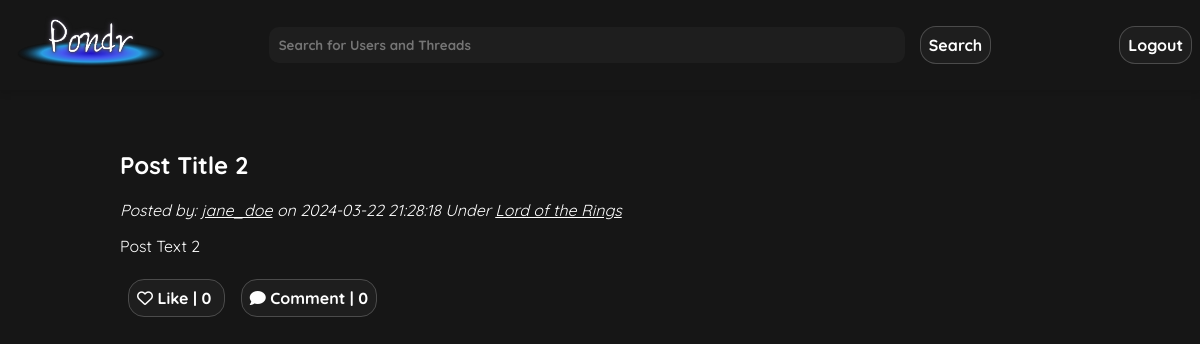
/pages/thread.php?postId=2 (signed in), run on the app's committed database.
### tables this page shows
CREATE TABLE posts (
    postId INT AUTO_INCREMENT,
    userId INT NOT NULL, 
    postDate DATETIME NOT NULL,  
    title VARCHAR(255) NOT NULL,
    text VARCHAR(3000) NOT NULL,  
    img VARCHAR(255),
    link VARCHAR(255),
    catId INT,
    likes INT NOT NULL DEFAULT 0,
    comment INT NOT NULL DEFAULT 0,
    PRIMARY KEY(postId,userId),
    FOREIGN KEY(userId) REFERENCES users(userId)
        ON DELETE CASCADE,
    FOREIGN KEY(catId) REFERENCES categories(catId)
        ON DELETE CASCADE
    
);

CREATE TABLE users (
    userId INT AUTO_INCREMENT,
    utype BIT(1) NOT NULL,  
    fName VARCHAR(255) NOT NULL,
    lName VARCHAR(255) NOT NULL,
    uName VARCHAR(255) NOT NULL UNIQUE,
    email VARCHAR(255) NOT NULL UNIQUE,
    pass VARCHAR(255) NOT NULL,
    bio VARCHAR(1000) NOT NULL,  
    pfp VARCHAR(255),
    recoveryKey VARCHAR(255) NOT NULL,
    PRIMARY KEY(userId)
);

CREATE TABLE categories (
    catId INT AUTO_INCREMENT,
    userId INT NOT NULL,
    name VARCHAR(255) NOT NULL,
    count INT NOT NULL DEFAULT 0,  
    PRIMARY KEY(catId),
    FOREIGN KEY(userId) REFERENCES users(userId)
        ON DELETE CASCADE
);

### public/pages/thread.php (the view, shortened to what this page needs)
<!DOCTYPE html>
<html lang="en">
    <head>
        <link rel="stylesheet" href="../css/styles.css">
        <link rel="stylesheet" href="../css/threads.css">
    </head>
    <body>
        <?php require_once '../scripts/header.php'; ?>
        <main class="column-container margin-down">
            <div class="thread-container">
                <?php
                if (isset ($_GET['postId'])) {
                    $postId = $_GET['postId'];
                }
                $sql = "SELECT p.postId, p.userId, p.postDate, p.title, p.text, p.img, u.uName AS userName, c.name, c.catId FROM posts p JOIN users u ON p.userId = u.userId JOIN categories c ON p.catId=c.catId WHERE p.postId = ?";
                $prstmt = $conn->prepare($sql);
                $prstmt->bind_param("i", $postId);
                $prstmt->execute();
                $prstmt->bind_result($postId, $userId, $postDate, $postTitle, $postText, $postImg, $userName, $category, $catId);
                if ($prstmt->fetch()) {
                    echo "<article>";
                    echo "<h1> $postTitle </h1>";
                    echo "<i>Posted by: <a href=\"./profile.php?uName=$userName\">$userName</a> on <time>$postDate</time> Under <a href=\"./discussion.php?catId=$catId\">$category</a></i>";
                    echo "<p> $postText </p>";
                    echo " </article>";
                } else {
                    echo "Post Does Not Exist";
                }
                ?>
                <div id="icon-buttons">
                    <a href="" class="link-button" id="like-button"><i class="fa-regular fa-heart"></i> Like | <span
                            id="like-count"> 0 </span></a>
                    <a href="" class="link-button" id="add-comment" ><i class="fa-solid fa-comment" ></i> Comment | <span
                            id="comment-count"> 0 </span> </a>
                </div>
            </div>
        </main>
    </body>
</html>

### public/css/styles.css (style rules this page uses)
:root { --background-color: #161616; --navbar-dark: linear-gradient(145deg, #0A0A0A, #161616); --button-border: rgba(255, 255, 255, 0.2); --text-color: #ffffff; --button-hover-bg: #2A2A2A; --input-background: #1E1E1E; --input-hover: rgba(255, 255, 255, 0.1); --highlight-color: #3A7FFB; --box-shadow: 0 4px 6px rgba(0, 0, 0, 0.1); --pondr-font: 'Quicksand', sans-serif; }
a { color: white; }
body { margin: 0; padding: 0; font-family: var(--pondr-font); background-color: var(--background-color); color:var(--text-color); transition: all 0.2s ease; }
input[type="text"], input[type="password"], input[type="email"], button, .link-button, .form-button, .form-container textarea, .form-container select { font-family: var(--pondr-font); background-color: var(--input-background); color: var(--text-color); border: 0.1em solid var(--button-border); border-radius: 1em; transition: all 0.3s ease-in; padding: 0.5em; text-decoration: none; margin: 0em 0.5em; font-weight:bold; outline: none; }
.margin-down { margin-top: 2vw; align-items:flex-start; margin-bottom: 5em; }
.column-container { display: flex; flex-direction: column; align-items: center; height: 94vh; }

### public/css/threads.css (style rules this page uses)
.thread-container { width: 80%; padding: 1em 2em; }
#icon-buttons { margin-top: 2em; }

### data on the page
posts: title "Post Title 2", userId.uName "jane_doe", postDate "2024-03-22 21:28:18", catId.name "Lord of the Rings", text "Post Text 2"
